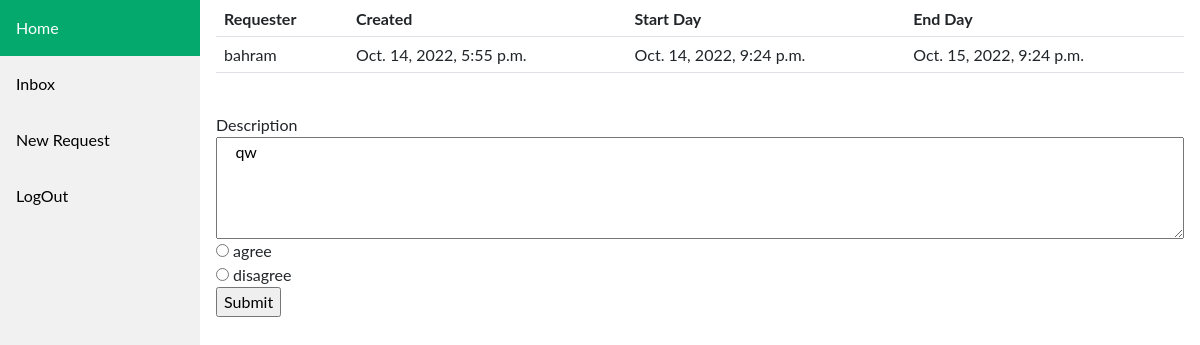
/message_detail/19/ (signed in), run on the app's committed database.
### core/models.py (models this page shows, shortened)
class Message(models.Model):
    start = models.DateTimeField()
    end = models.DateTimeField()
    created = models.DateTimeField(auto_now_add=True)
    updated = models.DateTimeField(auto_now=True)
    sender = models.CharField(max_length=100)
    receiver = models.CharField(max_length=100)
    description = models.TextField()
    is_reply = models.BooleanField(default=False)
    CHOICE = [
        ('Agree', 'agree'),
        ('DisAgree', 'disagree')
    ]
    manager_choice = models.CharField(max_length=8, choices=CHOICE)
    class Meta:
        ordering = ('-created',)

### core/views.py (the view)
# urls.py: path('message_detail/<int:id>/', message_detail, name='message_detail'),
@cache_control(no_cache=True, must_revalidate=True, no_store=True)
@login_required()
def message_detail(request, id):
    msg = Message.objects.get(id=id)
    if msg.is_reply:
        reply = Reply.objects.filter(message_id=msg.id).order_by('id')[0]
        return render(request, 'core/message_detail.html', {'reply': reply})
    else:
        form = CHOICES()
        return render(request, 'core/message_detail.html', {'msg': msg,
                                                            'form': form})

### core/forms.py
class CHOICES(forms.Form):
    choice = forms.CharField(widget=forms.RadioSelect(choices=choice))

### templates/core/message_detail.html (shortened to what this page needs)
{% extends 'core/base.html' %}
{% block content %}
  {% if msg %}
      <table class="table">
      <thead>
        <tr>
          <th scope="col">Requester</th>
          <th scope="col">Created</th>
          <th scope="col">Start Day</th>
          <th scope="col">End Day</th>
        </tr>
      </thead>
      <tbody>
        <tr>
          <td>{{ msg.sender }}</td>
          <td>{{ msg.created }}</td>
          <td>{{ msg.start }}</td>
          <td>{{ msg.end }}</td>
        </tr>
      </tbody>
    </table>
    <br>
    <label>Description</label>
    <textarea class="col-md-12" rows="4" readonly>
    {{ msg.description }}
    </textarea>
    <br>
    <form method="post" action="{% url 'core:reply' msg.id%}" enctype="multipart/form-data">
        {{form.choice}}
        <input type="submit" value="Submit">
    </form>
  {% endif %}
{% endblock %}

### templates/core/base.html (style rules this page uses)
body { margin: 0; font-family: "Lato", sans-serif; }

### data on the page
Message: sender "bahram", created "Oct. 14, 2022, 5:55 p.m.", start "Oct. 14, 2022, 9:24 p.m.", end "Oct. 15, 2022, 9:24 p.m.", description "qw"
